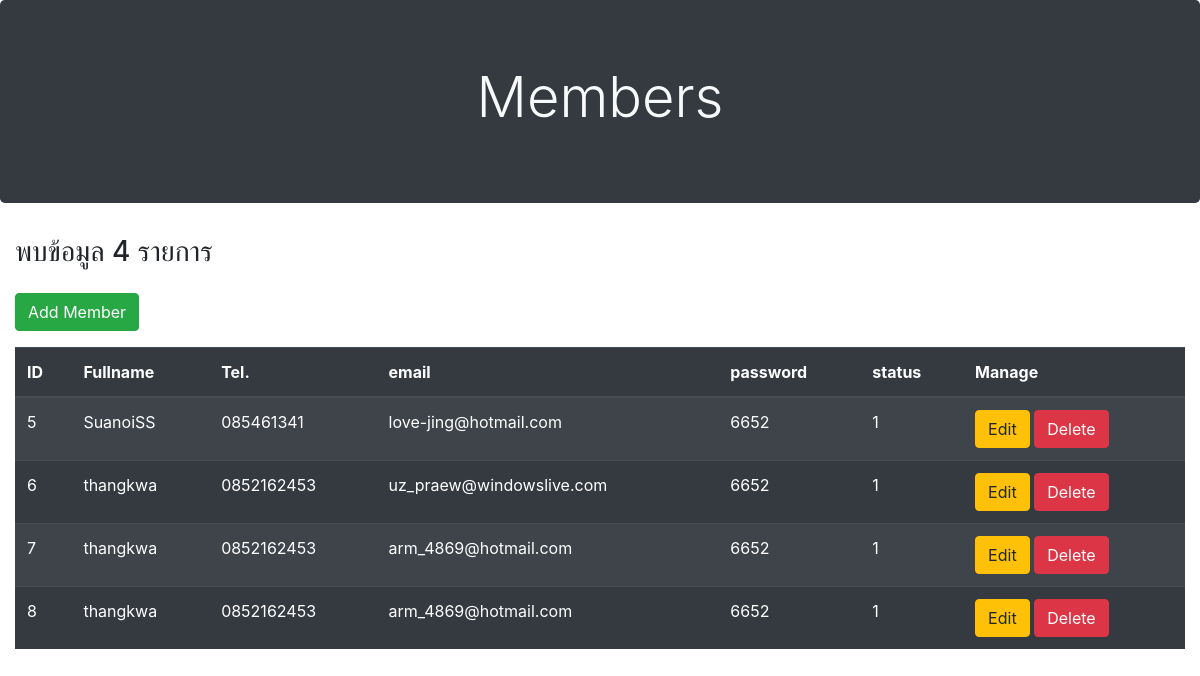
Page /CRUD.php on the committed database.
### tables this page shows
CREATE TABLE `members` (
  `id` int(5) NOT NULL,
  `fullname` varchar(128) NOT NULL,
  `email` varchar(64) NOT NULL,
  `password` varchar(45) NOT NULL,
  `tel` varchar(20) NOT NULL,
  `status` int(1) NOT NULL
);

### CRUD.php (the view, shortened to what this page needs)
<?php
require "config/connect_mysql.php";
$sql = "SELECT * FROM members";
$query = mysqli_query($connect, $sql);
?>
<!DOCTYPE html>
<html lang="en">
<head>
    <link rel="stylesheet" href="bootstrap/css/bootstrap.min.css">
</head>
<body>
    <div class="jumbotron bg-dark text-light ">
        <h1 class="display-4 text-center">Members</h1>
    </div>
    <div class="container-fluid">
        <?php
        $row = mysqli_num_rows($query);
        echo "<h3 class='mb-4'> พบข้อมูล ", $row, " รายการ</h3>";
        echo "<p><a href='create_member.php'class='btn btn-success'>Add Member</a></p>";
        echo "<table class='table table-dark table-striped'>";
        echo "<thead>";
        echo "<tr>";
        echo "<th>ID</th>";
        echo "<th>Fullname</th>";
        echo "<th>Tel.</th>";
        echo "<th>email</th>";
        echo "<th>password</th>";
        echo "<th>status</th>";
        echo "<th>Manage</th>";
        echo "</tr>";
        echo "</thead>";
        echo "<tbody>";
        while ($data = mysqli_fetch_assoc($query))
        {
            echo "<tr>";
            echo "<td>", $data["id"], "</td>";
            echo "<td>", $data["fullname"], "</td>";
            echo "<td>", $data["tel"], "</td>";
            echo "<td>", $data["email"], "</td>";
            echo "<td>", $data["password"], "</td>";
            echo "<td>", $data["status"], "</td>";
            echo "<td> <a href='update_member.php?id=", $data["id"], "'class='btn btn-warning'>Edit</a>
            <a href='delete_member.php?id=", $data["id"], "'class='btn btn-danger'>Delete</a></td>";
            echo "</tr>";
        }
        echo "</tbody>";
        echo "</table>";
        ?>
    </div>
</body>
</html>

### rows in the picture
members: id "5", fullname "SuanoiSS", tel "085461341", email "love-jing@hotmail.com", password "6652", status "1"
members: id "6", fullname "thangkwa", tel "0852162453", email "uz_praew@windowslive.com", password "6652", status "1"
members: id "7", fullname "thangkwa", tel "0852162453", email "arm_4869@hotmail.com", password "6652", status "1"
members: id "8", fullname "thangkwa", tel "0852162453", email "arm_4869@hotmail.com", password "6652", status "1"

### other values in the picture
$row "4"
